Frame 1 (no input): blank canvas, image omitted
Frame 60 (the mouse pressed at the canvas centre just before this capture): blank canvas, image omitted
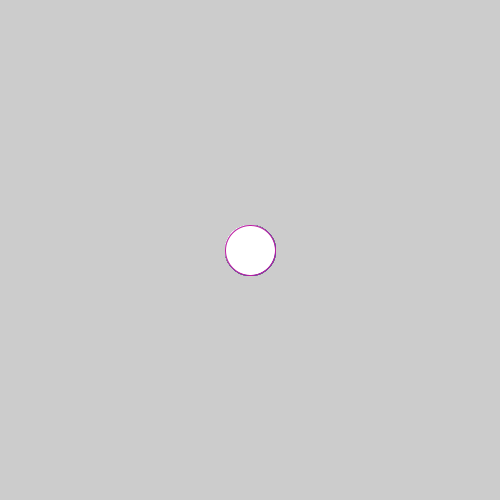
Frame 120 (the mouse held since frame 60 and released just before this capture)

The Processing sketch whose frames 1 and 60 were blank and that drew this single picture after the mouse press (run headless with seeded random() and noise(); from frame 60 on, the mouse is pressed at the canvas centre):

// Processing sketch: processing_157115
// ── processing_157115.pde

void setup(){

  size(500, 500);

}

void draw(){
 if(mousePressed){ 
  stroke(random(255), random(255), random(255));
  ellipse(mouseX, mouseY, 50, 50);
 } 
}
